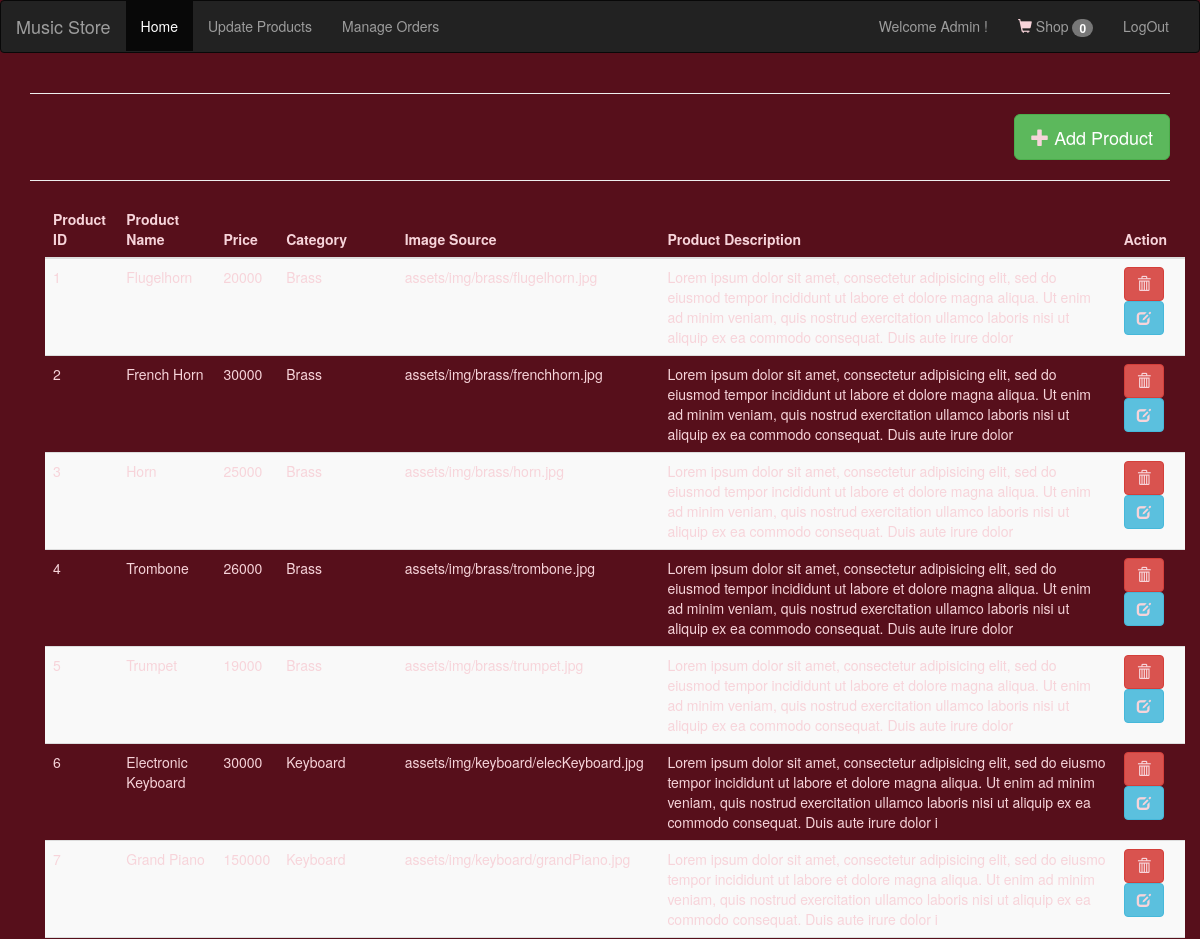
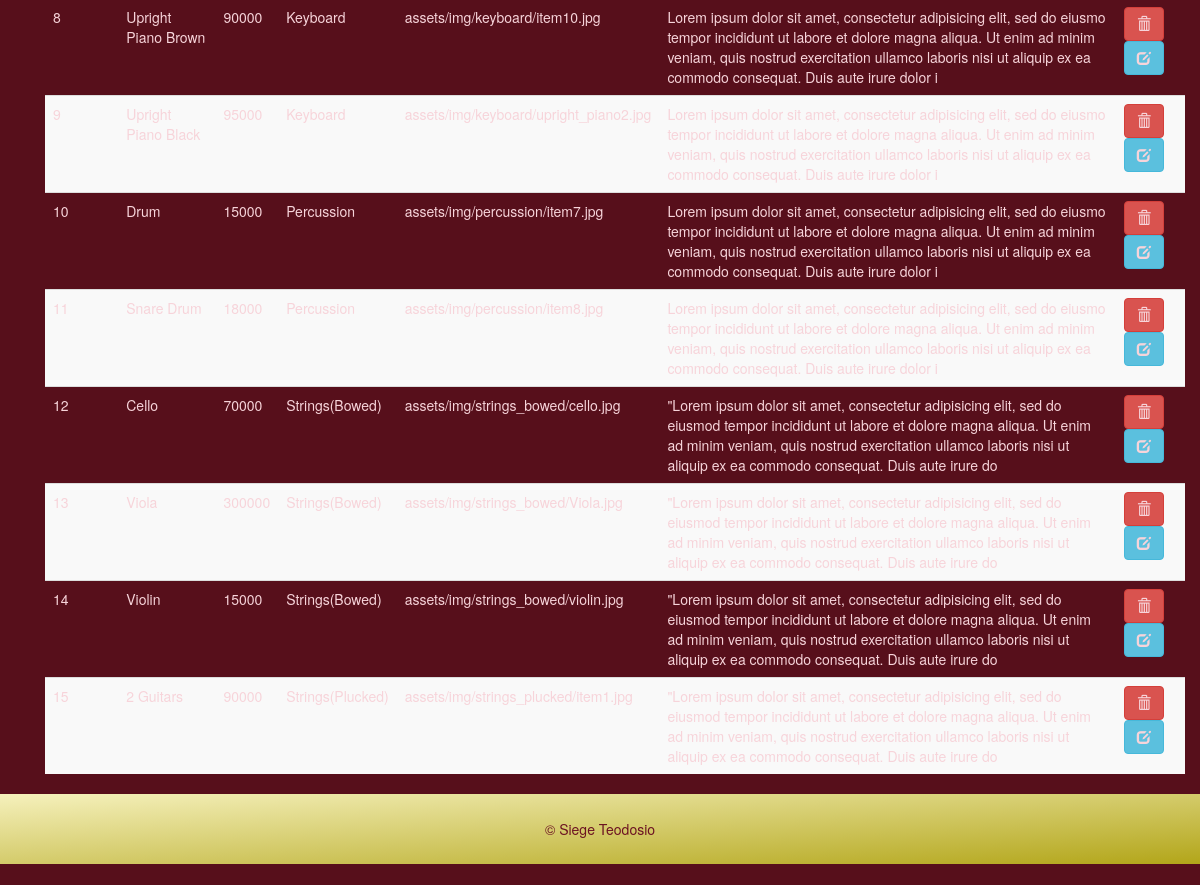
The app's page /updateProducts.php (signed in) with its own data (2 pictures, top to bottom).
### tables this page shows
CREATE TABLE `items` (
  `id` int(11) NOT NULL,
  `product_name` varchar(255) DEFAULT NULL,
  `price` int(11) DEFAULT NULL,
  `category_id` int(11) NOT NULL,
  `image` varchar(255) DEFAULT NULL,
  `product_desc` varchar(255) DEFAULT NULL
);

### updateProducts.php (the view, shortened to what this page needs)
<?php include "includes/top.php"; ?>
<?php include "includes/nav.php"; ?>
<div class="container">
<?php
include "includes/db_config.php";
echo "
<hr>
 <div align='right'><button class='btn btn-success btn-lg text-right'  data-toggle='modal' data-target='#Modal'><span class='glyphicon glyphicon-plus'></span> Add Product</button></div>
<hr><div class='container'><table class='table table-striped table-responsive'>
    <thead>
      <tr>
        <th>Product ID</th>
        <th>Product Name</th>
        <th>Price</th>
        <th>Category</th>
        <th>Image Source</th>
        <th>Product Description</th>
        <th>Action</th>
      </tr>
    </thead>
    <tbody>";
$sql = "SELECT * FROM items";
$result = mysqli_query($conn,$sql);
if (mysqli_num_rows($result) > 0) {
	while ($row = mysqli_fetch_assoc($result)) {
		$category = array("Brass","Keyboard","Percussion","Strings(Bowed)","Strings(Plucked)","Woodwind");
		$cat = $row['category_id'] -1;
		echo "<tr><td>$row[id]</td><td>$row[product_name]</td><td>$row[price]</td><td>$category[$cat]</td><td>$row[image]</td><td>$row[product_desc]</td>
		<td><a onClick='return confirm(\"Do you want to delete this item?\");' href='action/delProduct.php?id=$row[id]' class='btn btn-danger' ><i class='glyphicon glyphicon-trash'></i></a>
		<a href='#'class='btn btn-info' data-toggle='modal' data-target='#Modal_$row[id]'><i class='glyphicon glyphicon-edit'></i></a></td>
		</tr>
<div id='Modal_$row[id]' class='modal fade' role='dialog'>
  <div class='modal-dialog'>
    <div class='modal-content'>
      <div class='modal-header'>
        <button type='button' class='close' data-dismiss='modal'>&times;</button>
        <h4 class='modal-title'>Product Info</h4>
      </div>
      <div class='modal-body'>
      <form action='action/modifyProduct.php?id=$row[id]' method='POST' enctype='multipart/form-data'>
						Product Name:<br><input type='text' class='form-control' name='product' id='product_$row[id]' value='$row[product_name]'><br>
						Price:<br> <input type='number' class='form-control' name='price' id='price_$row[id]' value='$row[price]'><br>
						Category Id: <br>
						<div class='form-group'>
							<select class='form-control' id='category_$row[id]' name='category'>
								<option value='1'".(($row['category_id']==1)?' selected':"")." >Brass</option>
								<option value='2'".(($row['category_id']==2)?' selected':"")." >Keyboard</option>
								<option value='3'".(($row['category_id']==3)?' selected':"")." >Percussion</option>
								<option value='4'".(($row['category_id']==4)?' selected':"")." >Strings(Bowed)</option>
								<option value='5'".(($row['category_id']==5)?' selected':"")." >Strings(Plucked)</option>
								<option value='6'".(($row['category_id']==6)?' selected':"")." >Woodwind</option>
							</select>
						</div><br>
						Image Source:<br><input type='file' class='form-control' name='image' id='image_$row[id]'><br>
						Product Description<br><textarea class='form-control' name='desc' id='desc_$row[id]'>$row[product_desc]</textarea>
						<button type='submit' class='btn btn-info'>Submit</button>
        </div>
      </div>
     </form>
    </div>
 	 </div>
	</div>
		";
	}
}
 ?>
<?php include "includes/bottom.php"; ?>

### assets/css/style.css (style rules this page uses)
* { box-sizing:border-box; padding: 0; margin: 0; color: hsl(350, 70%, 90%); }
body>p, .glyphicon, button#close { color: hsl(350, 70%, 90%) !important; }
body { background-color: hsl(350, 70%, 20%); color: hsl(350, 70%, 90%); }
.container { min-height: 720px; }

### records on screen
items: id "1", product_name "Flugelhorn", price "20000", category "Brass", image "assets/img/brass/flugelhorn.jpg", product_desc "Lorem ipsum dolor sit amet, consectetur adipisicing elit, sed do eiusmod tempor incididunt ut labore et dolore magna aliqua. Ut enim ad minim veniam, quis nostrud exercitation ullamco laboris nisi ut aliquip ex ea commodo consequat. Duis aute irure dolor"
items: id "2", product_name "French Horn", price "30000", category "Brass", image "assets/img/brass/frenchhorn.jpg", product_desc "Lorem ipsum dolor sit amet, consectetur adipisicing elit, sed do eiusmod tempor incididunt ut labore et dolore magna aliqua. Ut enim ad minim veniam, quis nostrud exercitation ullamco laboris nisi ut aliquip ex ea commodo consequat. Duis aute irure dolor"
items: id "3", product_name "Horn", price "25000", category "Brass", image "assets/img/brass/horn.jpg", product_desc "Lorem ipsum dolor sit amet, consectetur adipisicing elit, sed do eiusmod tempor incididunt ut labore et dolore magna aliqua. Ut enim ad minim veniam, quis nostrud exercitation ullamco laboris nisi ut aliquip ex ea commodo consequat. Duis aute irure dolor"
items: id "4", product_name "Trombone", price "26000", category "Brass", image "assets/img/brass/trombone.jpg", product_desc "Lorem ipsum dolor sit amet, consectetur adipisicing elit, sed do eiusmod tempor incididunt ut labore et dolore magna aliqua. Ut enim ad minim veniam, quis nostrud exercitation ullamco laboris nisi ut aliquip ex ea commodo consequat. Duis aute irure dolor"
items: id "5", product_name "Trumpet", price "19000", category "Brass", image "assets/img/brass/trumpet.jpg", product_desc "Lorem ipsum dolor sit amet, consectetur adipisicing elit, sed do eiusmod tempor incididunt ut labore et dolore magna aliqua. Ut enim ad minim veniam, quis nostrud exercitation ullamco laboris nisi ut aliquip ex ea commodo consequat. Duis aute irure dolor"
items: id "6", product_name "Electronic Keyboard", price "30000", category "Keyboard", image "assets/img/keyboard/elecKeyboard.jpg", product_desc "Lorem ipsum dolor sit amet, consectetur adipisicing elit, sed do eiusmo tempor incididunt ut labore et dolore magna aliqua. Ut enim ad minim veniam, quis nostrud exercitation ullamco laboris nisi ut aliquip ex ea commodo consequat. Duis aute irure dolor i"
items: id "7", product_name "Grand Piano", price "150000", category "Keyboard", image "assets/img/keyboard/grandPiano.jpg", product_desc "Lorem ipsum dolor sit amet, consectetur adipisicing elit, sed do eiusmo tempor incididunt ut labore et dolore magna aliqua. Ut enim ad minim veniam, quis nostrud exercitation ullamco laboris nisi ut aliquip ex ea commodo consequat. Duis aute irure dolor i"
items: id "8", product_name "Upright Piano Brown", price "90000", category "Keyboard", image "assets/img/keyboard/item10.jpg", product_desc "Lorem ipsum dolor sit amet, consectetur adipisicing elit, sed do eiusmo tempor incididunt ut labore et dolore magna aliqua. Ut enim ad minim veniam, quis nostrud exercitation ullamco laboris nisi ut aliquip ex ea commodo consequat. Duis aute irure dolor i"
items: id "9", product_name "Upright Piano Black", price "95000", category "Keyboard", image "assets/img/keyboard/upright_piano2.jpg", product_desc "Lorem ipsum dolor sit amet, consectetur adipisicing elit, sed do eiusmo tempor incididunt ut labore et dolore magna aliqua. Ut enim ad minim veniam, quis nostrud exercitation ullamco laboris nisi ut aliquip ex ea commodo consequat. Duis aute irure dolor i"
items: id "10", product_name "Drum", price "15000", category "Percussion", image "assets/img/percussion/item7.jpg", product_desc "Lorem ipsum dolor sit amet, consectetur adipisicing elit, sed do eiusmo tempor incididunt ut labore et dolore magna aliqua. Ut enim ad minim veniam, quis nostrud exercitation ullamco laboris nisi ut aliquip ex ea commodo consequat. Duis aute irure dolor i"
items: id "11", product_name "Snare Drum", price "18000", category "Percussion", image "assets/img/percussion/item8.jpg", product_desc "Lorem ipsum dolor sit amet, consectetur adipisicing elit, sed do eiusmo tempor incididunt ut labore et dolore magna aliqua. Ut enim ad minim veniam, quis nostrud exercitation ullamco laboris nisi ut aliquip ex ea commodo consequat. Duis aute irure dolor i"
items: id "12", product_name "Cello", price "70000", category "Strings(Bowed)", image "assets/img/strings_bowed/cello.jpg", product_desc "\"Lorem ipsum dolor sit amet, consectetur adipisicing elit, sed do eiusmod tempor incididunt ut labore et dolore magna aliqua. Ut enim ad minim veniam, quis nostrud exercitation ullamco laboris nisi ut aliquip ex ea commodo consequat. Duis aute irure do"
items: id "13", product_name "Viola", price "300000", category "Strings(Bowed)", image "assets/img/strings_bowed/Viola.jpg", product_desc "\"Lorem ipsum dolor sit amet, consectetur adipisicing elit, sed do eiusmod tempor incididunt ut labore et dolore magna aliqua. Ut enim ad minim veniam, quis nostrud exercitation ullamco laboris nisi ut aliquip ex ea commodo consequat. Duis aute irure do"
items: id "14", product_name "Violin", price "15000", category "Strings(Bowed)", image "assets/img/strings_bowed/violin.jpg", product_desc "\"Lorem ipsum dolor sit amet, consectetur adipisicing elit, sed do eiusmod tempor incididunt ut labore et dolore magna aliqua. Ut enim ad minim veniam, quis nostrud exercitation ullamco laboris nisi ut aliquip ex ea commodo consequat. Duis aute irure do"
items: id "15", product_name "2 Guitars", price "90000", category "Strings(Plucked)", image "assets/img/strings_plucked/item1.jpg", product_desc "\"Lorem ipsum dolor sit amet, consectetur adipisicing elit, sed do eiusmod tempor incididunt ut labore et dolore magna aliqua. Ut enim ad minim veniam, quis nostrud exercitation ullamco laboris nisi ut aliquip ex ea commodo consequat. Duis aute irure do"

### other values on screen
$name "Admin"
$_SESSION["item_count"] "0"
